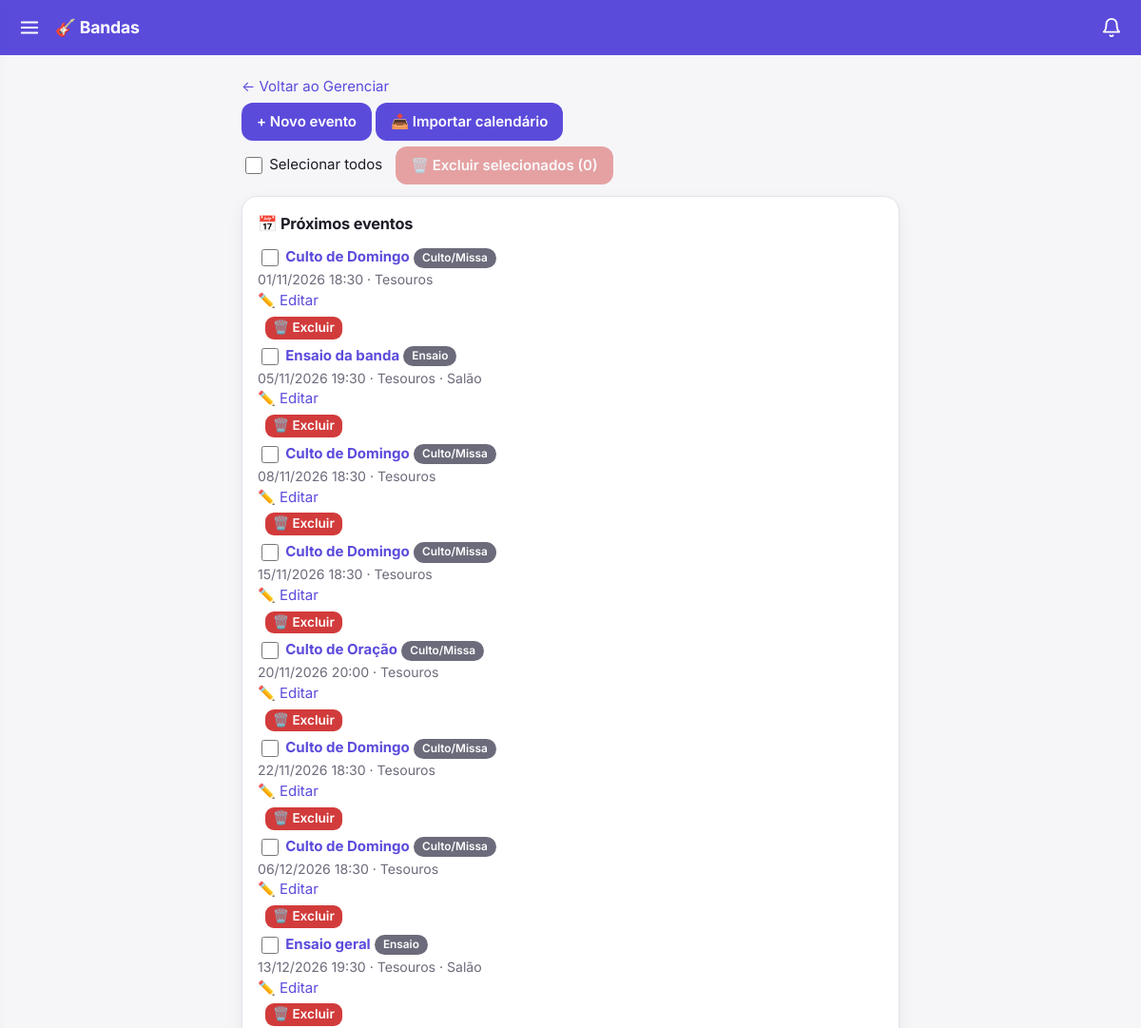
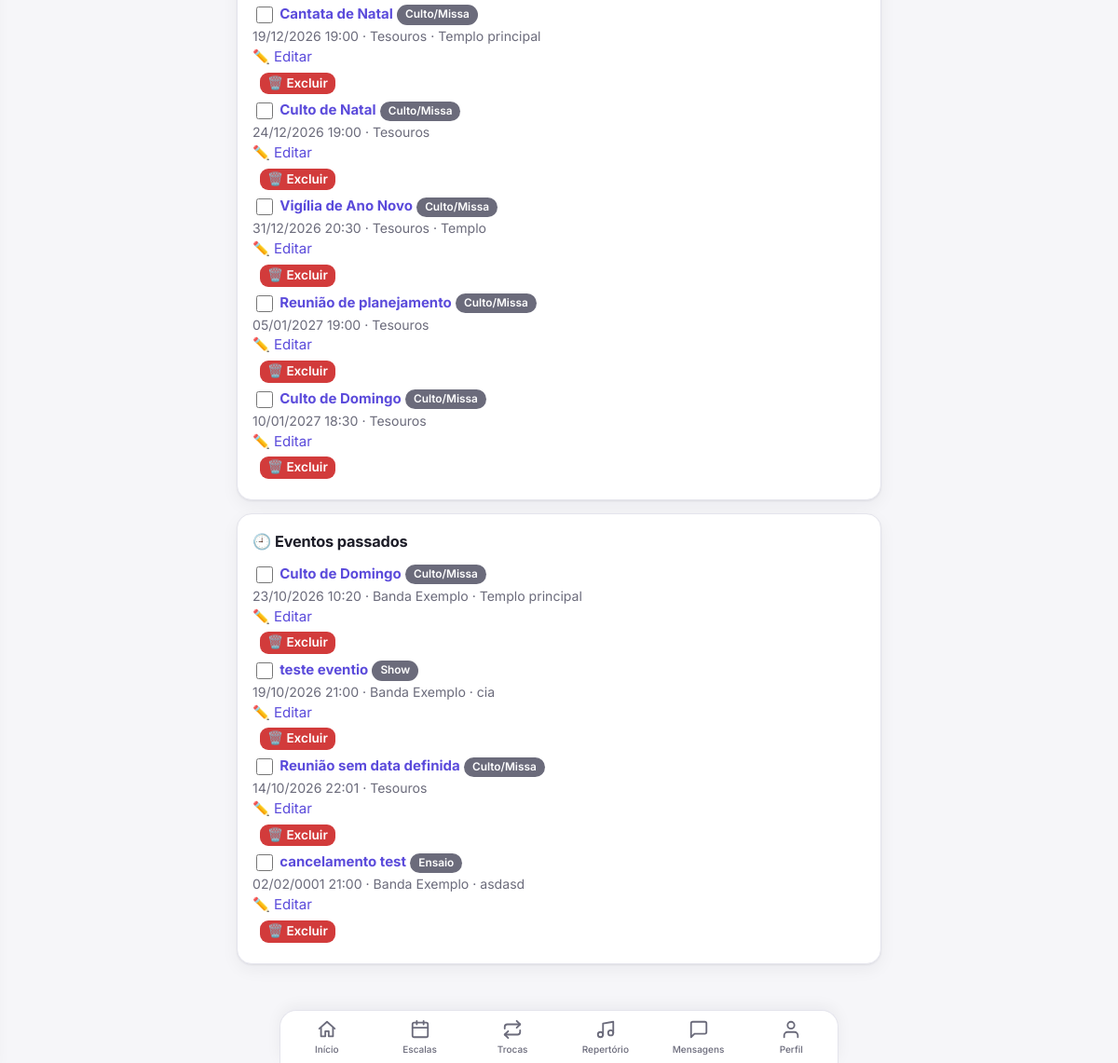
/eventos/ (signed in), run on an earlier commit of the app's database (2 pictures, top to bottom).
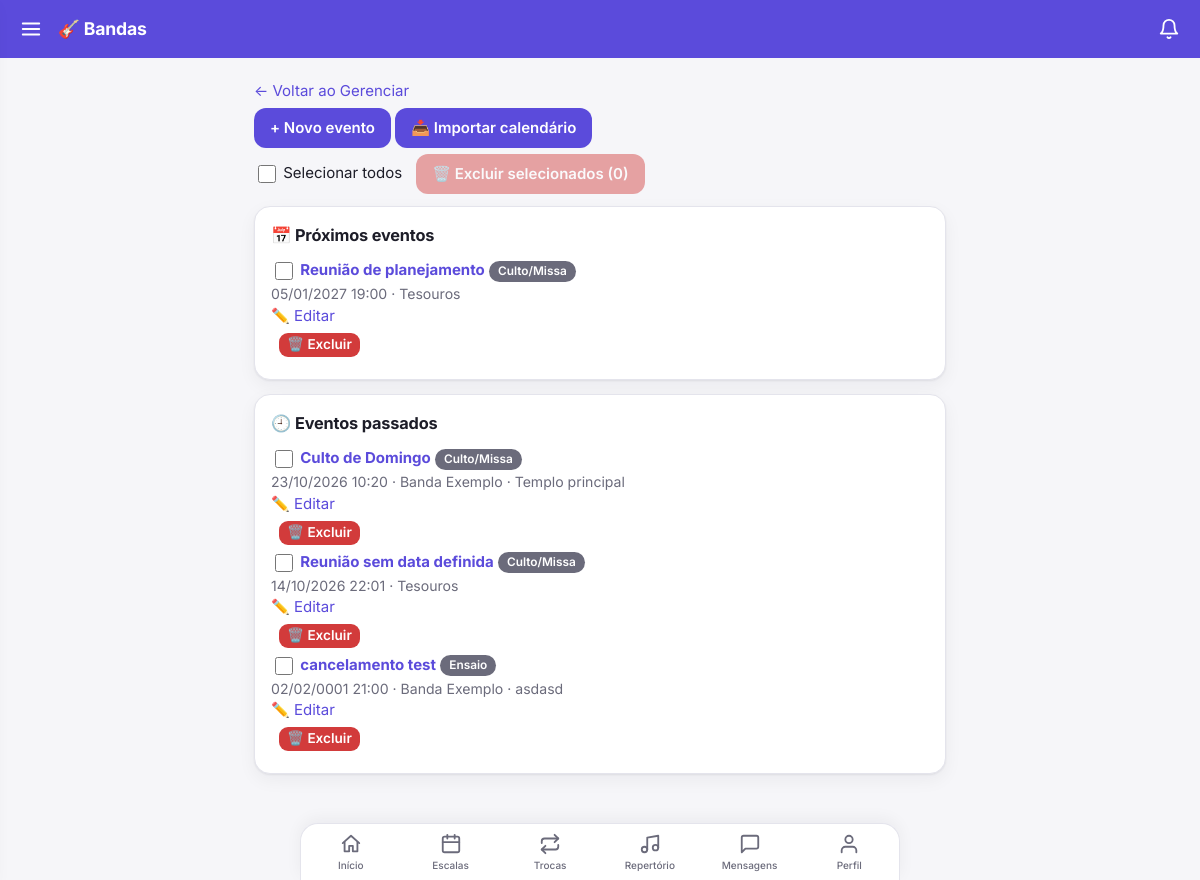
And on a later commit of the database.
### core/models.py (models this page shows, shortened)
class Evento(models.Model):
    TIPOS = [("ensaio", "Ensaio"), ("culto", "Culto/Missa"), ("show", "Show"), ("outro", "Outro")]
    banda = models.ForeignKey(Banda, on_delete=models.CASCADE, related_name="eventos")
    titulo = models.CharField(max_length=150)
    tipo = models.CharField(max_length=10, choices=TIPOS, default="ensaio")
    data_hora = models.DateTimeField()
    local = models.CharField(max_length=150, blank=True)
    descricao = models.TextField(blank=True)
    importacao = models.ForeignKey("ImportacaoEventos", null=True, blank=True, on_delete=models.SET_NULL,
                                   related_name="eventos")
    class Meta:
        ordering = ["data_hora"]

class Banda(models.Model):
    nome = models.CharField(max_length=100)
    descricao = models.TextField(blank=True)
    def __str__(self):
        return self.nome

### core/views.py (the view)
# urls.py: path("eventos/", v.eventos_lista, name="eventos"),
@login_required
def eventos_lista(request):
    if not _eh_lider(request.user):
        return redirect("home")
    qs = (Evento.objects.filter(banda__membros__user=request.user, banda__membros__papel="lider")
          .select_related("banda").distinct())
    agora = timezone.now()
    return render(request, "eventos.html", dict(futuros=qs.filter(data_hora__gte=agora).order_by("data_hora"),
                                                passados=qs.filter(data_hora__lt=agora).order_by("-data_hora")))

### core/templatetags/menu.py (called while the page is built)
@register.simple_tag(takes_context=True)
def usuario_eh_lider(context):
    u = context["request"].user
    return u.is_authenticated and Membro.objects.filter(user=u, papel="lider").exists()

### core/views.py (called while the page is built)
def _eh_lider(user):
    return Membro.objects.filter(user=user, papel="lider").exists()

### core/templates/eventos.html (shortened to what this page needs)
{% extends "base.html" %}{% block content %}
<p><a href="{% url 'gerenciar' %}">← Voltar ao Gerenciar</a></p>
<p><a href="{% url 'evento_novo' %}"><button>+ Novo evento</button></a> <a href="{% url 'importar_eventos' %}"><button>📥 Importar calendário</button></a></p>
{% if futuros or passados %}{% url 'evento_excluir_lote' as u %}{% include "_lote_barra.html" with acao=u aviso="Excluir {n} evento(s)? A escala e o setlist deles também serão apagados. Não dá para desfazer." %}{% endif %}
<div class="card"><h2>📅 Próximos eventos</h2>
{% for ev in futuros %}{% include "evento_linha.html" %}{% empty %}<p class="mut">Nenhum evento futuro.</p>{% endfor %}</div>
{% if passados %}<div class="card"><h2>🕘 Eventos passados</h2>
{% for ev in passados %}{% include "evento_linha.html" %}{% endfor %}</div>{% endif %}
{% endblock %}

### core/templates/evento_linha.html
<p><input type="checkbox" name="ids" value="{{ ev.pk }}" form="form-lote"> <a href="{% url 'evento' ev.pk %}"><b>{{ ev.titulo }}</b></a> <span class="tag">{{ ev.get_tipo_display }}</span><br>
<span class="mut">{{ ev.data_hora|date:"d/m/Y H:i" }} · {{ ev.banda }}{% if ev.local %} · {{ ev.local }}{% endif %}</span><br>
<a href="{% url 'evento_editar' ev.pk %}">✏️ Editar</a>
<form class="inl" method="post" action="{% url 'evento_excluir' ev.pk %}" onsubmit="return confirm('Excluir {{ ev.titulo|escapejs }}? A escala e o setlist dele também serão apagados.')">{% csrf_token %}<button class="no">🗑️ Excluir</button></form></p>

What changed in the data, as far as the page shows it:
removed Evento: titulo "Culto de Domingo", tipo "Culto/Missa", data_hora "01/11/2026 18:30", banda "Tesouros", shown under "📅 Próximos eventos"
removed Evento: titulo "Ensaio da banda", tipo "Ensaio", data_hora "05/11/2026 19:30", banda "Tesouros", local "Salão", shown under "📅 Próximos eventos"
removed Evento: titulo "Culto de Domingo", tipo "Culto/Missa", data_hora "08/11/2026 18:30", banda "Tesouros", shown under "📅 Próximos eventos"
removed Evento: titulo "Culto de Domingo", tipo "Culto/Missa", data_hora "15/11/2026 18:30", banda "Tesouros", shown under "📅 Próximos eventos"
removed Evento: titulo "Culto de Oração", tipo "Culto/Missa", data_hora "20/11/2026 20:00", banda "Tesouros", shown under "📅 Próximos eventos"
removed Evento: titulo "Culto de Domingo", tipo "Culto/Missa", data_hora "22/11/2026 18:30", banda "Tesouros", shown under "📅 Próximos eventos"
removed Evento: titulo "Culto de Domingo", tipo "Culto/Missa", data_hora "06/12/2026 18:30", banda "Tesouros", shown under "📅 Próximos eventos"
removed Evento: titulo "Ensaio geral", tipo "Ensaio", data_hora "13/12/2026 19:30", banda "Tesouros", local "Salão", shown under "📅 Próximos eventos"
removed Evento: titulo "Cantata de Natal", tipo "Culto/Missa", data_hora "19/12/2026 19:00", banda "Tesouros", local "Templo principal", shown under "📅 Próximos eventos"
removed Evento: titulo "Culto de Natal", tipo "Culto/Missa", data_hora "24/12/2026 19:00", banda "Tesouros", shown under "📅 Próximos eventos"
removed Evento: titulo "Vigília de Ano Novo", tipo "Culto/Missa", data_hora "31/12/2026 20:30", banda "Tesouros", local "Templo", shown under "📅 Próximos eventos"
removed Evento: titulo "Culto de Domingo", tipo "Culto/Missa", data_hora "10/01/2027 18:30", banda "Tesouros", shown under "📅 Próximos eventos"
removed Evento: titulo "teste eventio", tipo "Show", data_hora "19/10/2026 21:00", banda "Banda Exemplo", local "cia", shown under "🕘 Eventos passados"
